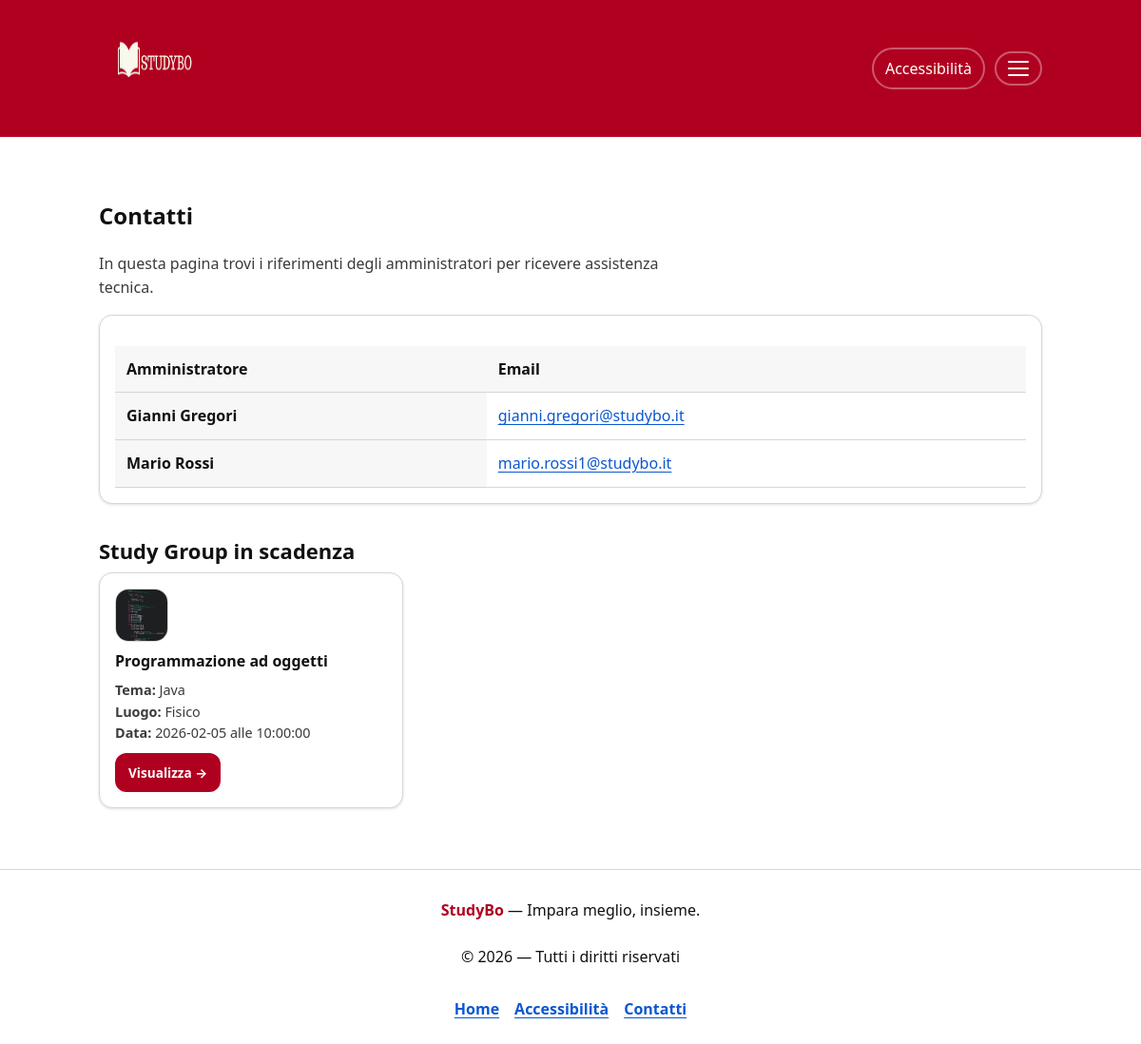
/contatti.php, run on the app's committed database.
### tables this page shows
CREATE TABLE `user` (
  `username` char(100) NOT NULL,
  `cognome` char(100) NOT NULL,
  `nome` char(100) NOT NULL,
  `password` char(200) NOT NULL,
  `attivo` char(1) NOT NULL,
  `amministratore` char(1) NOT NULL,
  `imguser` char(100) NOT NULL,
  `idcdl` int(11) DEFAULT NULL
);

CREATE TABLE `studygroup` (
  `idcdl` int(11) NOT NULL,
  `idesame` int(11) NOT NULL,
  `idstudygroup` int(11) NOT NULL,
  `idlingua` char(5) NOT NULL,
  `tema` char(30) NOT NULL,
  `luogo` char(20) NOT NULL,
  `dettaglioluogo` text NOT NULL,
  `data` date NOT NULL,
  `ora` time NOT NULL,
  `amministratoresg` char(100) NOT NULL
);

CREATE TABLE `esame` (
  `idcdl` int(11) NOT NULL,
  `idesame` int(11) NOT NULL,
  `nomeesame` char(100) NOT NULL,
  `annoesame` int(11) NOT NULL,
  `imgesame` char(100) NOT NULL,
  `principale` tinyint(1) NOT NULL
);

### contatti.php (called while the page is built)
<?php
require_once 'bootstrap.php';
$templateParams["titolo"] = "StudyBo - Contatti";
$templateParams["nome"] = "contatti.php";
$templateParams["admin"] = $dbh->getAdmin();
$templateParams["studygroupscadenza"] = $dbh->getStGrScad();
if(isset($_SESSION["username"])){
    $templateParams["amministratore"] = $dbh->isAdmin($_SESSION["username"])[0]["amministratore"];
    $templateParams["nomeutente"] = $dbh->getNameUser($_SESSION["username"])[0]["nome"];
} else {
    $templateParams["amministratore"] = 9;
    $templateParams["nomeutente"] = "";
}
require 'template/base.php';
?>

### db/DatabaseHelper.php (called while the page is built, shortened)
<?php
class DatabaseHelper {
    private $db;
    public function __construct($servername, $username, $password, $dbname, $port){
        $this->db = new mysqli($servername, $username, $password, $dbname, $port);
    }
    public function getAdmin(){
        $query = "SELECT * FROM user WHERE amministratore = 1 AND attivo = 1";
        return $this->db->query($query)->fetch_all(MYSQLI_ASSOC);
    }
    public function getStGrScad(){
        return $this->db->query("SELECT S.*, E.nomeesame, E.imgesame FROM studygroup S JOIN esame E ON S.idesame = E.idesame WHERE S.data = CURRENT_DATE ORDER BY S.ora")->fetch_all(MYSQLI_ASSOC);
    }
}
?>

### bootstrap.php (called while the page is built, shortened)
<?php
require_once 'db/DatabaseHelper.php';
require_once("utils/functions.php");
$dbh = new DatabaseHelper(DB_HOST, DB_USER, DB_PASS, DB_NAME, DB_PORT);
?>

### utils/functions.php (called while the page is built, shortened)
<?php
function e($string) {
    return htmlspecialchars((string)$string, ENT_QUOTES, 'UTF-8');
}
?>

### template/contatti.php (the view)
<section class="sezione" aria-labelledby="contatti-titolo">
    <div class="section-head">
        <h1 id="contatti-titolo">Contatti</h1>
        <p class="section-hint">In questa pagina trovi i riferimenti degli amministratori per ricevere assistenza tecnica.</p>
    </div>
    <article class="card-corso">
        <section class="contatti">
            <table class="ris-table">
                <thead>
                    <tr>
                        <th scope="col" id="amministratore">Amministratore</th>
                        <th scope="col" id="email">Email</th>
                    </tr>
                </thead>
                <tbody>
                    <?php foreach($templateParams["admin"] as $admin) : ?>
                    <tr>
                        <th scope="row" id="<?php echo e($admin["username"]); ?>" class="link-strong">
                            <?php echo e($admin["nome"]) . " " . e($admin["cognome"]); ?>
                        </th>
                        <td headers="email <?php echo e($admin["username"]); ?>">
                            <a href="mailto:<?php echo e($admin["username"]); ?>@studybo.it">
                                <?php echo e($admin["username"]); ?>@studybo.it
                            </a>
                        </td>
                    </tr>
                    <?php endforeach; ?>
                </tbody>
            </table>
        </section>
    </article>
</section>

### template/base.php (shortened to what this page needs)
<!DOCTYPE html>
<html lang="it">
<head>
    <link rel="stylesheet" href="style.css?v=1.1"/>
    </head>
<body onload="typeof checkNotifica === 'function' && checkNotifica()">
    <?php include __DIR__ . '/../header.php'; ?>
    <main class="pagina" id="contenuto">
        <?php
        if (isset($templateParams["nome"])) {
            $view = __DIR__ . '/' . ltrim($templateParams["nome"], '/\\');
            require $view;
        }
        ?>
        <?php if(isset($templateParams["studygroupscadenza"]) && !empty($templateParams["studygroupscadenza"])): ?>
        <section class="sezione" aria-labelledby="scadenze-sidebar-title">
            <div class="section-head">
                <h2 id="scadenze-sidebar-title">Study Group in scadenza</h2>
            </div>
            <div class="griglia-corsi">
                <?php foreach($templateParams["studygroupscadenza"] as $cardstudygr): ?>
                    <article class="card-corso">
                        <div class="card-icon">
                            <img src="img/esami/<?php echo $cardstudygr["imgesame"]; ?>" alt="">
                        </div>
                        <h3 class="card-title"><?php echo e($cardstudygr["nomeesame"]); ?></h3>
                        <ul class="card-meta">
                            <li><strong>Tema:</strong> <?php echo e($cardstudygr["tema"]); ?></li>
                            <li><strong>Luogo:</strong> <?php echo e($cardstudygr["luogo"]); ?></li>
                            <li><strong>Data:</strong> <?php echo e($cardstudygr["data"]); ?> alle <?php echo e($cardstudygr["ora"]); ?></li>
                        </ul>
                        <a class="btn-primary btn-small" href="studygroup.php?idcdl=<?php echo $cardstudygr["idcdl"]; ?>&idesame=<?php echo $cardstudygr["idesame"]; ?>&idstudygroup=<?php echo $cardstudygr["idstudygroup"]; ?>">Visualizza →</a>
                    </article>
                <?php endforeach; ?>
            </div>
        </section>
        <?php endif; ?>
    </main>
    <?php include __DIR__ . '/../footer.php'; ?>
</body>
</html>

### style.css (style rules this page uses)
:root { --bg: #ffffff; --text: #111111; --muted: #3b3b3b; --border: #d6d6d6; --surface: #ffffff; --surface-2: #fafafa; --light-gray: #f7f7f7; --brand-dark: #8b0018; --text-main: var(--text); --text-muted: var(--muted); --bg-white: var(--bg); --footer-bg: var(--bg); --brand: #B00020; --brand-contrast: #ffffff; --link: #0b57d0; --radius: 14px; --shadow: 0 1px 3px rgba(0,0,0,.12); --maxw: 1040px; --font: system-ui, -apple-system, Segoe UI, Roboto, Arial, sans-serif; --font-scale: 1; --space-1: 8px; --space-2: 12px; --space-3: 16px; --space-4: 24px; --space-5: 32px; }
* { box-sizing: border-box; }
html { font-size: calc(16px * var(--font-scale)); font-family: var(--font); color: var(--text); background: var(--bg); }
body { margin: 0; line-height: 1.55; }
img { max-width: 100%; height: auto; display: block; }
a { color: var(--link); text-underline-offset: 3px; }
.pagina { max-width: var(--maxw); margin: 0 auto; padding: var(--space-5) var(--space-4); }
.btn-primary { background: var(--brand); color: var(--brand-contrast); border: 2px solid transparent; border-radius: 12px; padding: 12px 14px; cursor: pointer; font-weight: 700; text-decoration: none; display: inline-block; }
.btn-small { display: inline-block; padding: 10px 12px; text-decoration: none; }
.link-strong { font-weight: 700; }
.sezione { margin-top: var(--space-5); }
.section-head h2 { margin: 0 0 6px 0; font-size: 22px; }
.section-hint { margin: 0 0 var(--space-3) 0; color: var(--muted); max-width: 70ch; }
.griglia-corsi { display: grid; grid-template-columns: repeat(3, minmax(0, 1fr)); gap: var(--space-3); }
.card-corso, .card-scadenza { border: 1px solid var(--border); border-radius: var(--radius); box-shadow: var(--shadow); background: #fff; padding: var(--space-3); overflow: hidden; }
.card-icon { width: 56px; height: 56px; border-radius: 14px; border: 1px solid var(--border); overflow: hidden; margin-bottom: 10px; }
.card-icon img { width: 100%; height: 100%; object-fit: cover; }
.card-title { margin: 0 0 6px 0; font-size: 16px; line-height: 1.25; }
.card-meta { margin: 0 0 4px 0; color: var(--muted); }
.card-meta { margin: 10px 0; font-size: 0.9rem; color: var(--muted); }
ul.card-meta, ol.card-meta { list-style: none; padding: 0; }
.btn-small { padding: 8px 12px; font-size: 0.85rem; }
.ris-table { width: 100%; border-collapse: collapse; margin-top: var(--space-3); }
.ris-table th, .ris-table td { padding: 12px; border-bottom: 1px solid var(--border); text-align: left; }
.ris-table th { background: #f7f7f7; }

### data on the page
user: nome "Gianni", cognome "Gregori", username "gianni.gregori"
user: nome "Mario", cognome "Rossi", username "mario.rossi1"
studygroup: esame.imgesame (picture), esame.nomeesame "Programmazione ad oggetti", tema "Java", luogo "Fisico", data "2026-02-05", ora "10:00:00"
